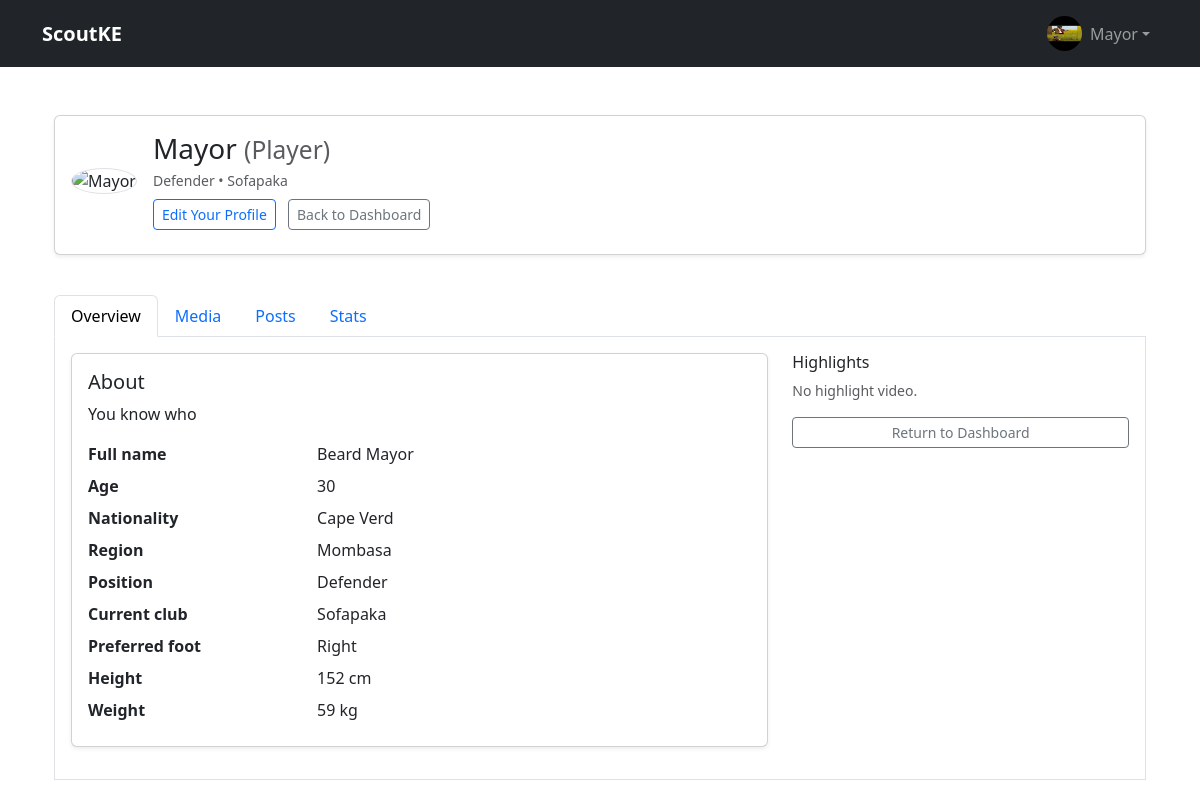
/players/profile/2/ (signed in), run on the app's committed database.
### accounts/models.py (models this page shows, shortened)
class User(AbstractUser):
    ROLE_CHOICES = (
        ('player', 'Player'),
        ('scout', 'Scout'),
        ('club', 'Club'),
        ("fan", "Fan"),
    )
    role = models.CharField(max_length=20, choices=ROLE_CHOICES)
    bio = models.TextField(blank=True, null=True)
    profile_picture = models.ImageField(upload_to='profiles/', blank=True, null=True)
    followers = models.ManyToManyField(
        'self',
        symmetrical=False,
        related_name='following',
        blank=True
    )
    saved_players = models.ManyToManyField(
        'self',
        symmetrical=False,
        related_name='saved_by',
        blank=True
    )

### players/models.py (models this page shows, shortened)
class PlayerProfile(models.Model):
    user = models.OneToOneField(
        settings.AUTH_USER_MODEL,
        on_delete=models.CASCADE,
        related_name="player_profile"
    )
    REGION_CHOICES = [
        ("Nairobi", "Nairobi"),
        ("Mombasa", "Mombasa"),
        ("Kisumu", "Kisumu"),
    ]
    POSITION_CHOICES = [
        ("Forward", "Forward"),
        ("Midfielder", "Midfielder"),
        ("Defender", "Defender"),
        ("Goalkeeper", "Goalkeeper"),
    ]
    full_name = models.CharField(max_length=150, blank=True, null=True)
    age = models.PositiveIntegerField(blank=True, null=True)
    nationality = models.CharField(max_length=100, blank=True, null=True)
    region = models.CharField(
        max_length=100,
        blank=True,
        null=True,
        choices=REGION_CHOICES,
        help_text="Region/Province"
    )
    height_cm = models.PositiveIntegerField(blank=True, null=True, help_text="Height in cm")
    weight_kg = models.PositiveIntegerField(blank=True, null=True, help_text="Weight in kg")
    preferred_foot = models.CharField(
        max_length=10,
        choices=[("right", "Right"), ("left", "Left"), ("both", "Both")],
        default="right"
    )
    position = models.CharField(
        max_length=50,
        choices=POSITION_CHOICES,
        help_text="E.g., Striker, Midfielder, Defender, Goalkeeper"
    )
    current_club = models.CharField(max_length=100, blank=True, null=True)
    jersey_number = models.CharField(max_length=10, blank=True, null=True)
    matches_played = models.PositiveIntegerField(default=0)
    goals = models.PositiveIntegerField(default=0)
    assists = models.PositiveIntegerField(default=0)
    yellow_cards = models.PositiveIntegerField(default=0)
    red_cards = models.PositiveIntegerField(default=0)
    profile_picture = models.ImageField(upload_to="players/profile_pics/", blank=True, null=True)
    highlight_video = models.URLField(blank=True, null=True, help_text="YouTube/Vimeo link to highlights")
    bio = models.TextField(blank=True, null=True)
    updated_at = models.DateTimeField(auto_now=True)

### players/views.py (the view, shortened to what this page needs)
# urls.py: path('profile/<int:user_id>/', views.view_profile, name='view_profile'),
@login_required
def view_profile(request, user_id):
    import re
    from django.db.models import Q
    profile_user = get_object_or_404(User, id=user_id)
    profile = getattr(profile_user, "player_profile", None)
    show_stats = (request.user == profile_user) or (getattr(request.user, "role", None) in ("scout", "club"))
    posts = Post.objects.filter(author=profile_user).order_by("-created_at")
    media_posts = posts.filter(Q(image__isnull=False) | Q(video__isnull=False))
    comment_form = CommentForm()
    embed_link = None
    video_type = None  # 'youtube', 'file', 'link', or None
    context = {
        "profile_user": profile_user,
        "profile": profile,
        "show_stats": show_stats,
        "posts": posts,
        "media_posts": media_posts,
        "comment_form": comment_form,
        "embed_link": embed_link,
        "video_type": video_type,
    }
    return render(request, "players/view_profile.html", context)

### players/templates/players/view_profile.html (shortened to what this page needs)
{% extends 'base.html' %}
{% load static %}
{% load humanize %}
{% block content %}
<div class="container mt-4">
  <div class="row g-4">
    <div class="col-12">
      <div class="card shadow-sm p-3 mb-3">
        <div class="d-flex align-items-center flex-wrap">
          <div class="me-3 mb-2">
            {% if profile and profile.profile_picture %}
              <img src="{{ profile.profile_picture.url }}" class="rounded-circle border" width="100" height="100" alt="{{ profile_user.username }}">
            {% else %}
              <img src="{% static 'img/default-avatar.png' %}" class="rounded-circle border" width="100" height="100" alt="{{ profile_user.username }}">
            {% endif %}
          </div>
          <div class="flex-grow-1 mb-2">
            <h3 class="mb-1">
              {{ profile_user.username }}
              <small class="text-muted text-capitalize">({{ profile_user.role }})</small>
            </h3>
            {% if profile %}
              <div class="text-muted small">{{ profile.position }} • {{ profile.current_club }}</div>
            {% endif %}
            <div class="mt-2">
              {% if request.user != profile_user %}
                <button id="followBtn" class="btn btn-sm {% if request.user in profile_user.followers.all %}btn-outline-danger{% else %}btn-primary{% endif %}">
                  {% if request.user in profile_user.followers.all %}Unfollow{% else %}Follow{% endif %}
                </button>
              {% else %}
                <a href="{% url 'update_profile' %}" class="btn btn-sm btn-outline-primary">Edit Your Profile</a>
              {% endif %}
              <a href="{% url 'dashboard' %}" class="btn btn-sm btn-outline-secondary ms-2">Back to Dashboard</a>
            </div>
          </div>
        </div>
      </div>
    </div>
    <div class="col-12">
      <ul class="nav nav-tabs" id="profileTabs" role="tablist">
        <li class="nav-item"><button class="nav-link active" id="overview-tab" data-bs-toggle="tab" data-bs-target="#overview" type="button">Overview</button></li>
        <li class="nav-item"><button class="nav-link" id="media-tab" data-bs-toggle="tab" data-bs-target="#media" type="button">Media</button></li>
        <li class="nav-item"><button class="nav-link" id="posts-tab" data-bs-toggle="tab" data-bs-target="#posts" type="button">Posts</button></li>
        <li class="nav-item"><button class="nav-link" id="stats-tab" data-bs-toggle="tab" data-bs-target="#stats" type="button">Stats</button></li>
      </ul>
      <div class="tab-content border-start border-end border-bottom p-3">
        <div class="tab-pane fade show active" id="overview" role="tabpanel">
          {% if profile %}
            <div class="row">
              <div class="col-md-8">
                <div class="card shadow-sm p-3 mb-3">
                  <h5 class="mb-2">About</h5>
                  <p>{{ profile.bio|default:"No bio available." }}</p>
                  <dl class="row mb-0">
                    <dt class="col-sm-4">Full name</dt><dd class="col-sm-8">{{ profile.full_name|default:"—" }}</dd>
                    <dt class="col-sm-4">Age</dt><dd class="col-sm-8">{{ profile.age|default:"—" }}</dd>
                    <dt class="col-sm-4">Nationality</dt><dd class="col-sm-8">{{ profile.nationality|default:"—" }}</dd>
                    <dt class="col-sm-4">Region</dt><dd class="col-sm-8">{{ profile.region|default:"—" }}</dd>
                    <dt class="col-sm-4">Position</dt><dd class="col-sm-8">{{ profile.position|default:"—" }}</dd>
                    <dt class="col-sm-4">Current club</dt><dd class="col-sm-8">{{ profile.current_club|default:"—" }}</dd>
                    <dt class="col-sm-4">Preferred foot</dt><dd class="col-sm-8">{{ profile.preferred_foot|capfirst|default:"—" }}</dd>
                    <dt class="col-sm-4">Height</dt><dd class="col-sm-8">{% if profile.height_cm %}{{ profile.height_cm }} cm{% else %}—{% endif %}</dd>
                    <dt class="col-sm-4">Weight</dt><dd class="col-sm-8">{% if profile.weight_kg %}{{ profile.weight_kg }} kg{% else %}—{% endif %}</dd>
                  </dl>
                </div>
              </div>
              <div class="col-md-4">
                <h6 class="mb-2">Highlights</h6>
                {% if profile.highlight_video %}
                  {% if video_type == "youtube" and embed_link %}
                    <div class="ratio ratio-16x9 mb-3">
                      <iframe src="{{ embed_link }}" title="Highlight Video" allowfullscreen></iframe>
                    </div>
                  {% elif video_type == "file" %}
                    <div class="ratio ratio-16x9 mb-3">
                      <video controls>
                        <source src="{{ profile.highlight_video }}" type="video/mp4">
                        Your browser does not support video.
                      </video>
                    </div>
                  {% else %}
                    <a href="{{ profile.highlight_video }}" target="_blank" rel="noopener noreferrer" class="text-decoration-none text-primary">Watch Highlight Video</a>
                  {% endif %}
                {% else %}
                  <p class="text-muted small">No highlight video.</p>
                {% endif %}
                <div class="mt-3">
                  <a href="{% url 'dashboard' %}" class="btn btn-sm btn-outline-secondary w-100">Return to Dashboard</a>
                </div>
              </div>
            </div>
          {% else %}
            <p class="text-muted">This user has not created a player profile yet.</p>
          {% endif %}
        </div>
      </div>
    </div>
  </div>
</div>
{% endblock %}

### templates/base.html (shortened to what this page needs)
<!DOCTYPE html>
<html lang="en">
<head>
  <link href="https://cdn.jsdelivr.net/npm/bootstrap@5.3.3/dist/css/bootstrap.min.css" rel="stylesheet">
  {% load static %}
</head>
<body>
<nav class="navbar navbar-expand-lg navbar-dark bg-dark">
  <div class="container">
    <a class="navbar-brand fw-bold" href="/">ScoutKE</a>
    <div class="collapse navbar-collapse" id="navbarNav">
      <ul class="navbar-nav ms-auto align-items-center">
        <li class="nav-item dropdown">
          <a class="nav-link dropdown-toggle d-flex align-items-center" href="#" id="navbarProfile" role="button" data-bs-toggle="dropdown" aria-expanded="false">
            {% if user.is_authenticated and user.profile_picture %}
              <img src="{{ user.profile_picture.url }}"
                   alt="Profile Picture"
                   class="rounded-circle me-2" width="35" height="35">
            {% else %}
              <img src="{% static 'img/default-avatar.png' %}"
                   alt="Default Avatar"
                   class="rounded-circle me-2" width="35" height="35">
            {% endif %}
            {% if user.is_authenticated %}
              {{ user.username }}
            {% else %}
              Guest
            {% endif %}
          </a>
        </li>
      </ul>
    </div>
  </div>
</nav>
  <main class="container my-5">
    {% block content %}{% endblock %}
  </main>
</body>
</html>

### data on the page
User: profile_picture (picture), username "Mayor", role "Player"
PlayerProfile: position "Defender", current_club "Sofapaka", bio "You know who", full_name "Beard Mayor", age "30", nationality "Cape Verd", region "Mombasa", preferred_foot "Right", height_cm "152", weight_kg "59"
